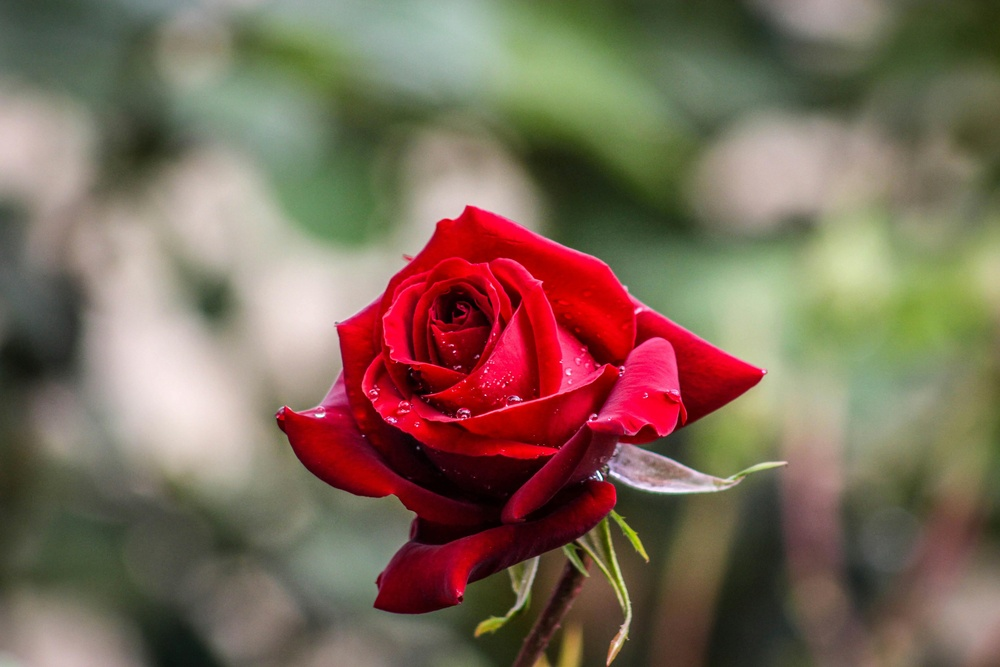
#> input picture Media/rose.jpg, 1000 x 667 px, shrunk from 5184 x 3456 before the run, found by its file name
$ python 04_image_flip.py
#> lines starting #> are read from the running program, lines starting #| are printed output that depends on the picture
import matplotlib.pyplot as plt
import cv2 as cv

image = cv.imread(r"Media\rose.jpg")
#> image is the input picture: shape (667, 1000, 3); mean B, G, R 88.8, 105.6, 125.1
image = cv.cvtColor(image, cv.COLOR_BGR2RGB)

image_hf = cv.flip(image,1)
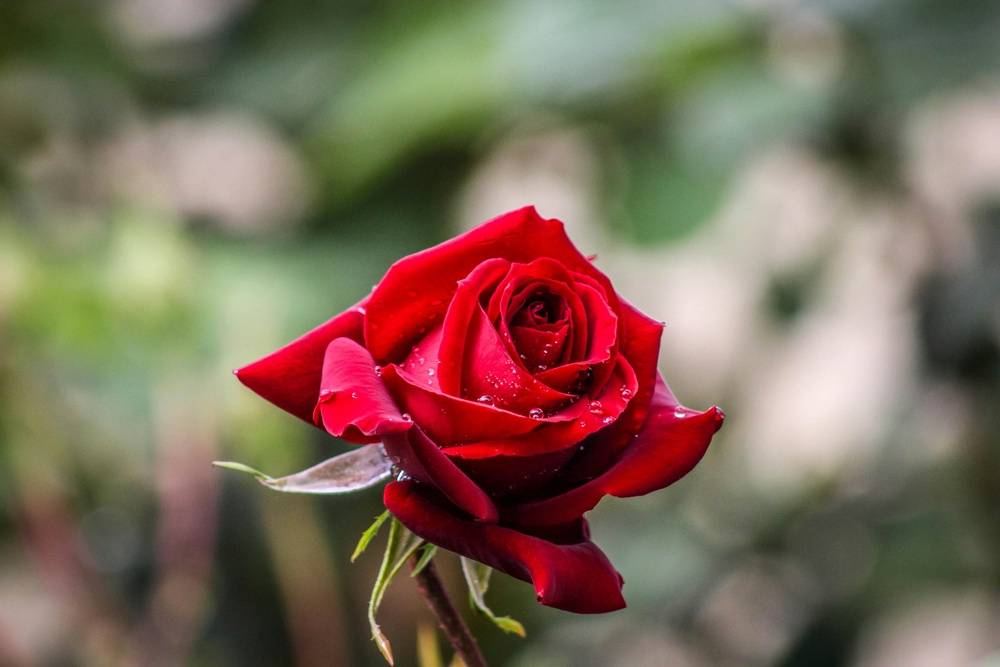
#> image_hf: shape (667, 1000, 3); mean R, G, B 125.1, 105.6, 88.8
image_vf = cv.flip(image,0)
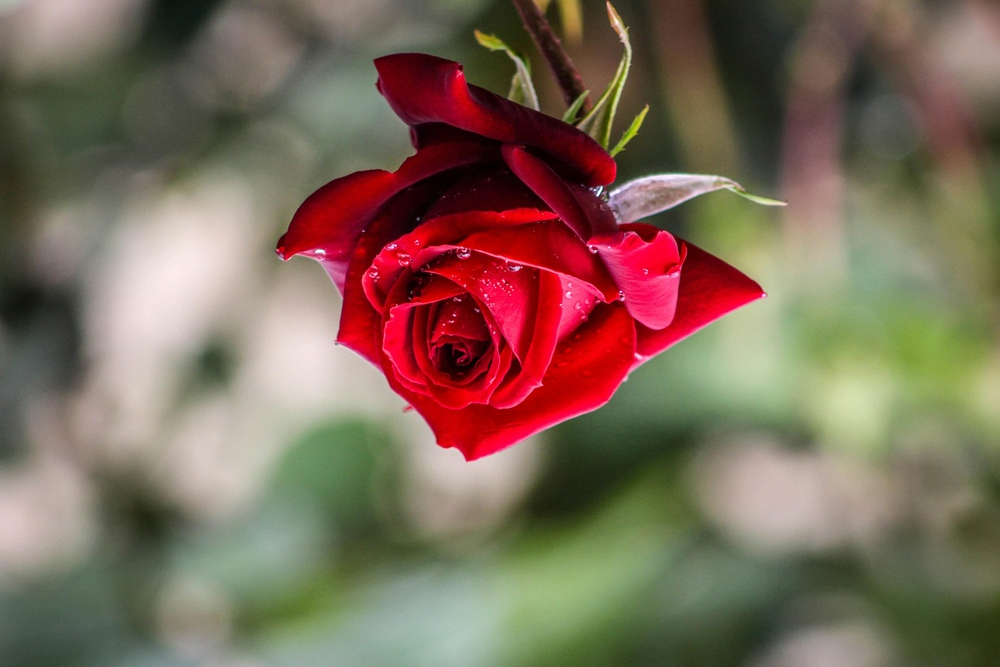
#> image_vf: shape (667, 1000, 3); mean R, G, B 125.1, 105.6, 88.8
image_hvf = cv.flip(image,-1)
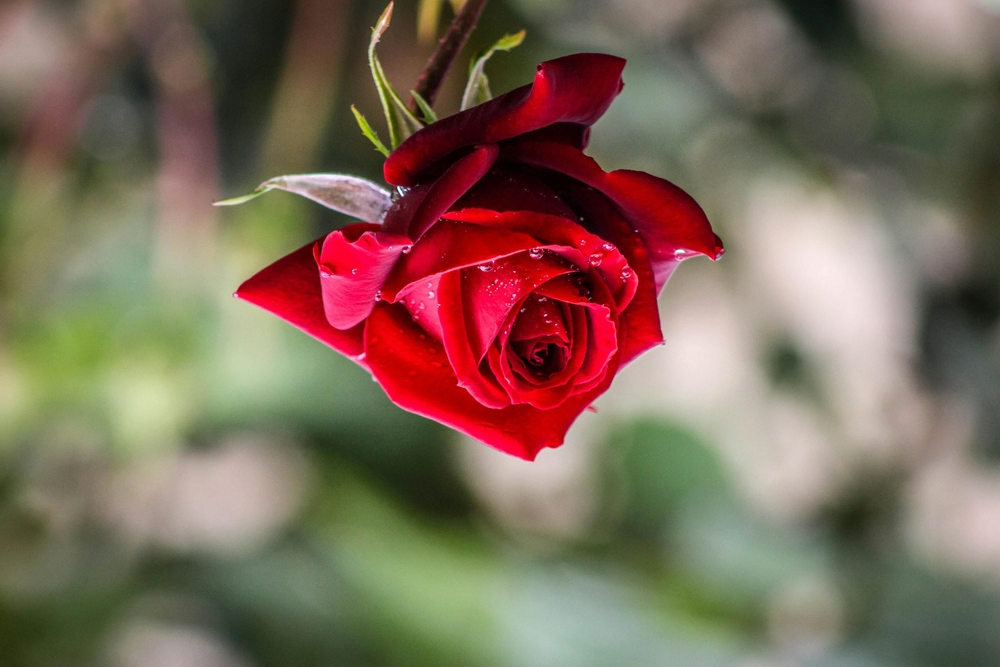
#> image_hvf: shape (667, 1000, 3); mean R, G, B 125.1, 105.6, 88.8

plt.figure(figsize=[20,5])
plt.subplot(141);plt.imshow(image,cmap="gray");plt.title("Original Image")
plt.subplot(142);plt.imshow(image_hf,cmap="gray");plt.title("Horizonta Flip Image")
plt.subplot(143);plt.imshow(image_vf,cmap="gray");plt.title("Vertical Flip Image")
plt.subplot(144);plt.imshow(image_hvf,cmap="gray");plt.title("Both H&V Image")
plt.show()
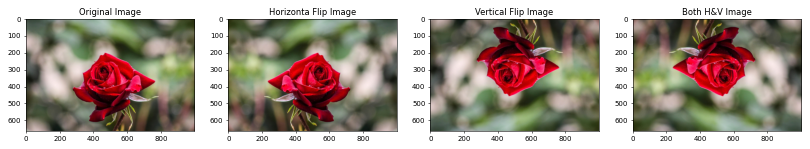
#> figure drawn by matplotlib, 4 panels
